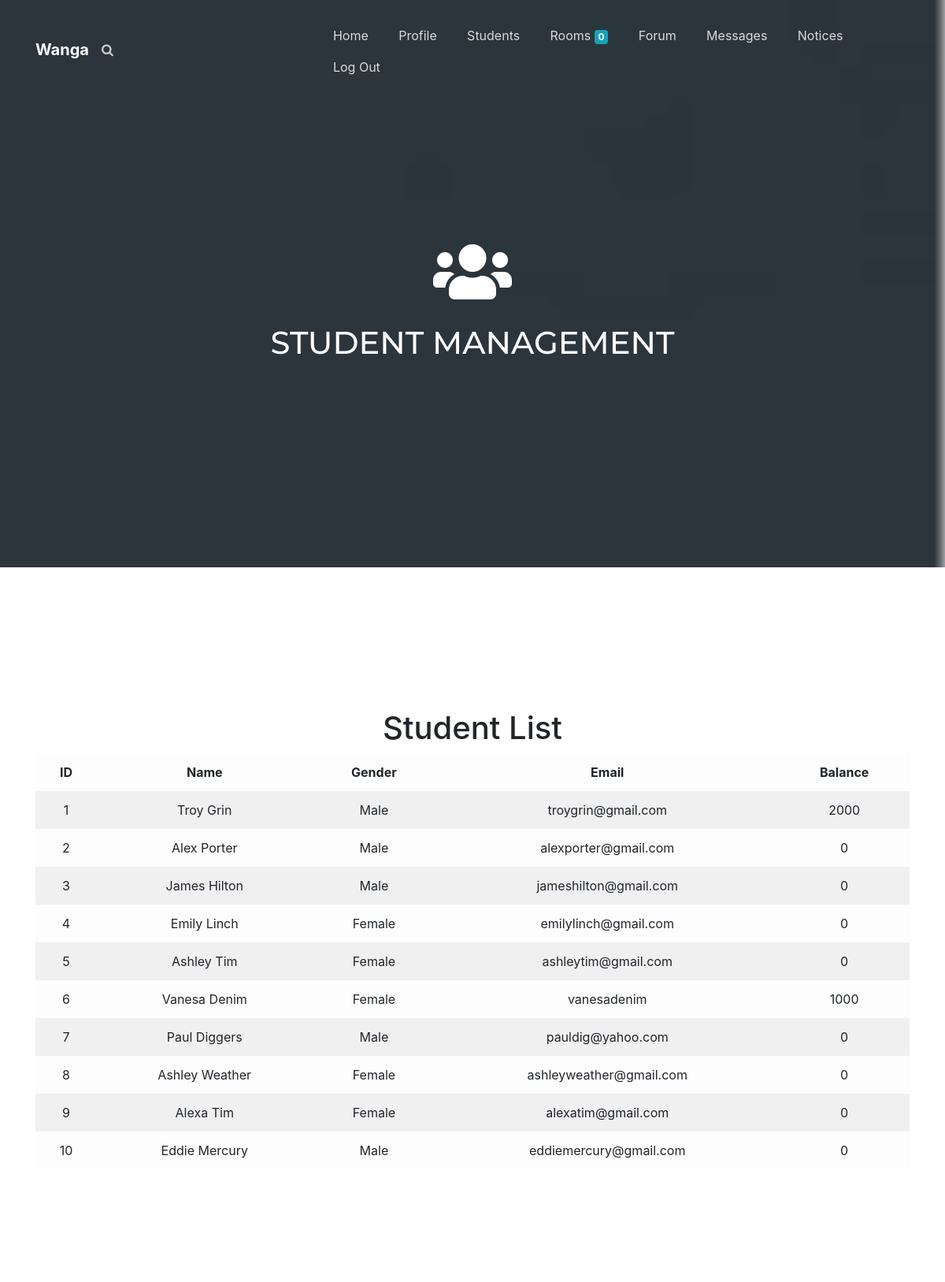
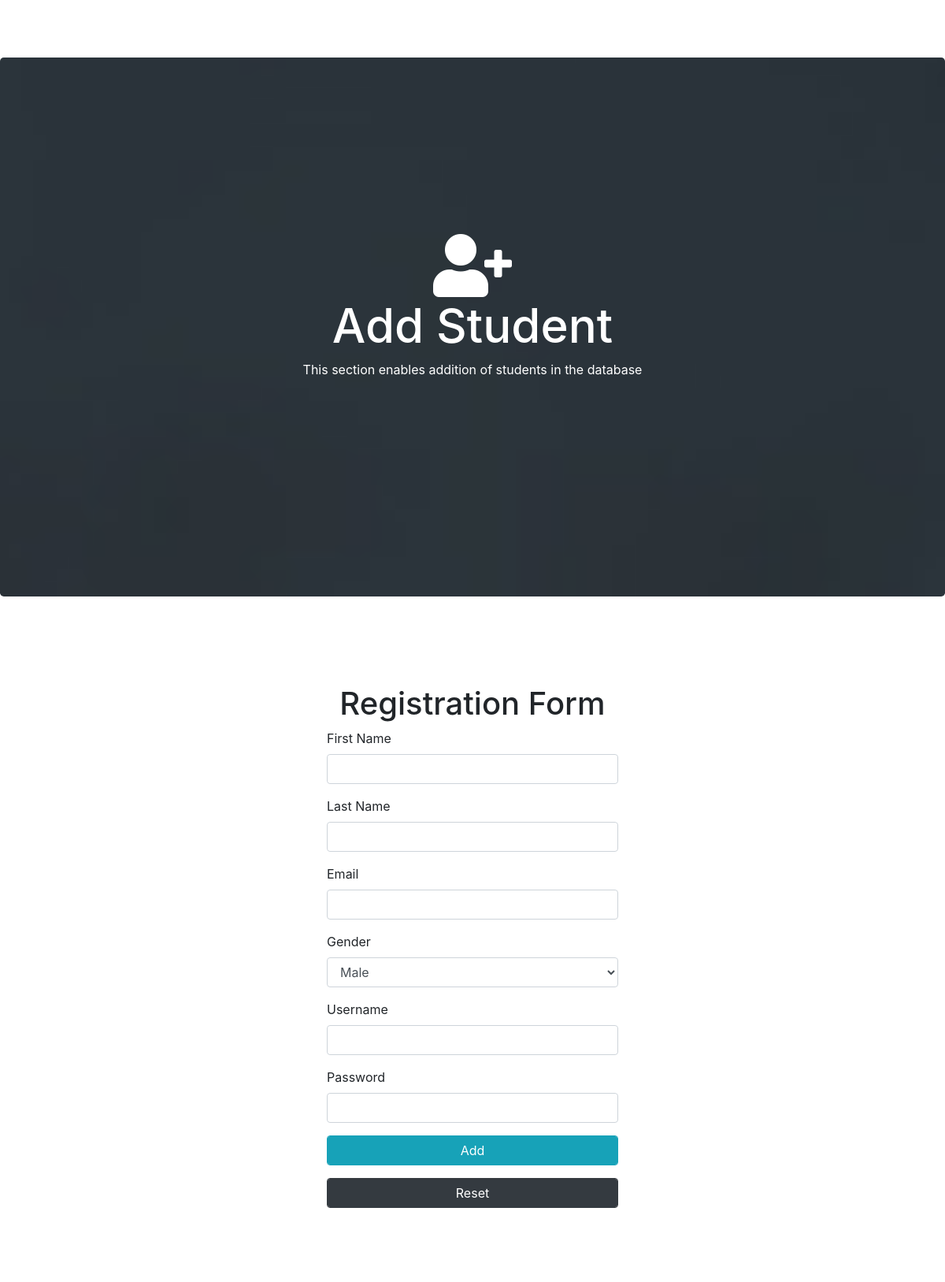
/students.php (signed in, upper part), run on the app's committed database (2 pictures, top to bottom).
### tables this page shows
CREATE TABLE `students` (
  `ID` int(4) NOT NULL,
  `FirstName` varchar(10) NOT NULL,
  `LastName` varchar(10) NOT NULL,
  `Email` varchar(30) NOT NULL,
  `Gender` enum('Male','Female') NOT NULL,
  `Username` varchar(16) DEFAULT NULL,
  `Password` varchar(12) NOT NULL,
  `Balance` int(7) DEFAULT NULL,
  `Joined` date NOT NULL,
  `LastEntry` datetime NOT NULL,
  `Imagedir` varchar(30) DEFAULT NULL,
  `Bio` text
);

### assets/php/admin/details.php (called while the page is built)
<?php
if(isset($_SESSION["ID"])) {
  $ID = $_SESSION["ID"];
  $query = "SELECT `Username` FROM `admin` WHERE `ID` = $ID";
  $result = $connection -> query($query);
  $row = $result -> fetch_assoc();
  $Name = $row['Username'];
}else {
  $_SESSION['error'] = "loginfirst";
  header ("Location: ../../login.php");
  exit();
}
?>

### assets/php/admin/badge.php (called while the page is built)
<?php
$query = "SELECT COUNT(ID) FROM `requests`";
$result = $connection -> query($query);
$row = $result -> fetch_assoc();
if($row){
    $badges = $row['COUNT(ID)'];
}
?>

### assets/php/admin/students.php (called while the page is built)
<?php
$queryStudents = "SELECT ID, FirstName, LastName, Gender, Email, Balance FROM students";
$resultStudents = $connection -> query($queryStudents);
?>

### students.php (the view, shortened to what this page needs)
<?php
include ('assets/php/connection.php');
include ('assets/php/admin/details.php');
include ('assets/php/admin/students.php');
include ('assets/php/admin/badge.php');
?>
<!DOCTYPE html>
<html>
<head>
    <link rel="stylesheet" href="assets/bootstrap/css/bootstrap.min.css">
    <link rel="stylesheet" href="assets/fonts/fontawesome-all.min.css">
    <link rel="stylesheet" href="assets/fonts/font-awesome.min.css">
    <link rel="stylesheet" href="assets/fonts/ionicons.min.css">
    <link rel="stylesheet" href="assets/fonts/fontawesome5-overrides.min.css">
    <link rel="stylesheet" href="assets/css/styles.min.css">
    <link rel="stylesheet" href="assets/css/profile.css">
</head>
<body>
    <div class="header-dark">
        <nav class="navbar navbar-dark navbar-expand-lg navigation-clean-search">
            <div class="container">
                <a class="navbar-brand" href="#profile"><?php echo $Name; ?></a>
                <div class="collapse navbar-collapse"
                    id="navcol-1">
                    <form class="form-inline mr-auto" method="POST" action="search.php">
                        <div class="form-group"><label for="search-field">
                            <i class="fa fa-search"></i></label>
                            <input class="form-control search-field" type="search" id="search-field" name="search">
                        </div>
                    </form>
                    <span class="navbar-text">
                        <ul class="nav navbar-nav">
                            <li class="nav-item" role="presentation"><a class="nav-link" href="main.php">Home</a></li>
                            <li class="nav-item" role="presentation"><a class="nav-link" href="adminprofile.php">Profile</a></li>
                            <li class="nav-item" role="presentation"><a class="nav-link" href="students.php">Students</a></li>
                            <li class="nav-item" role="presentation"><a class="nav-link" href="dorms.php">Rooms  <span class="badge badge-info"><?php echo $badges; ?></span></a></li>
                            <li class="nav-item" role="presentation"><a class="nav-link" href="converse.php">Forum</a></li>
                            <li class="nav-item" role="presentation"><a class="nav-link" href="message.php">Messages</a></li>
                            <li class="nav-item" role="presentation"><a class="nav-link" href="notices.php">Notices</a></li>
                            <li class="nav-item" role="presentation"><a class="nav-link" href="assets/php/logout.php">Log Out</a></li>
                        </ul>
                    </span>
                </div>
            </div>
        </nav>
        <div class="container text-center hero" style="padding-top: 160px;"><i class="fas fa-users text-white" style="font-size: 80px;"></i>
            <h1 class="text-uppercase">Student Management</h1>
        </div>
    </div>
    <section class="text-center" id="students" style="padding-top: 180px;padding-bottom: 200px;">
        <div class="container">
            <h1>Student List</h1>
            <div class="table-responsive table-borderless">
                <table class="table table-striped table-bordered table-hover table-light">
                    <thead>
                        <tr>
                            <th>ID</th>
                            <th>Name</th>
                            <th>Gender</th>
                            <th>Email</th>
                            <th>Balance</th>
                        </tr>
                    </thead>
                    <tbody>
                    <?php if(isset($resultStudents)) {
                    while($rowStudents = $resultStudents -> fetch_assoc()){
                    ?>
                        <tr>
                            <td><?php echo $rowStudents['ID']; ?></td>
                            <td><?php echo $rowStudents['FirstName'] ." ". $rowStudents['LastName'] ; ?></td>
                            <td><?php echo $rowStudents['Gender']; ?></td>
                            <td><?php echo $rowStudents['Email']; ?></td>
                            <td><?php echo $rowStudents['Balance']; ?></td>
                        </tr>
                    <?php
                        }
                    }
                    ?>
                    </tbody>
                </table>
            </div>
        </div>
    </section>
    <div class="jumbotron text-center" style="background-image: url(&quot;assets/img/admin.jpg&quot;);color: rgb(255,255,255);background-repeat: no-repeat;background-size: cover;background-position: top;background-attachment: fixed;padding-bottom: 260px;">
        <i class="fas fa-user-plus" style="font-size: 80px;padding-top: 160px;"></i>
        <h1 style="font-size: 60px;">Add Student</h1>
        <p>This section enables addition of students in the database</p>
    </div>
    <section id="addstudent" style="padding-top: 80px;padding-bottom: 80px;">
        <h1 class="text-center">Registration Form</h1>
        <form class="form-horizontal" method="post" action="assets/php/admin/addstudent.php">
            <div class="form-group col-md-4 offset-md-4">
                <label>First Name</label>
                <input class="form-control" type="text" name="FirstName" required="">
            </div>
            <div class="form-group col-md-4 offset-md-4">
                <label>Last Name</label>
                <input class="form-control" type="text" name="LastName" required="">
            </div>
            <div class="form-group col-md-4 offset-md-4">
                <label>Email</label>
                <input class="form-control" type="text" name="Email" required="">
            </div>
            <div class="form-group col-md-4 offset-md-4">
                <label>Gender</label>
                <select class="form-control" name="Gender">
                    <optgroup label="Gender">
                        <option value="Male" selected="">Male</option>
                    </optgroup>
                </select>
            </div>
            <div class="form-group col-md-4 offset-md-4">
                <label>Username</label>
                <input class="form-control" type="text" name="Username" required="">
            </div>
            <div class="form-group col-md-4 offset-md-4">
                <label>Password</label>
                <input class="form-control" type="password" name="Password" required="">
            </div>
            <div class="form-group col-md-4 offset-md-4">
                <button class="btn btn-info form-control" type="submit" name="add">Add</button>
            </div>
            <div class="form-group col-md-4 offset-md-4">
                <button class="btn btn-dark form-control" type="reset">Reset</button>
            </div>
        </form>
    </section>
</body>
</html>

### data on the page
students: ID "1", FirstName "Troy", LastName "Grin", Gender "Male", Email "troygrin@gmail.com", Balance "2000"
students: ID "2", FirstName "Alex", LastName "Porter", Gender "Male", Email "alexporter@gmail.com", Balance "0"
students: ID "3", FirstName "James", LastName "Hilton", Gender "Male", Email "jameshilton@gmail.com", Balance "0"
students: ID "4", FirstName "Emily", LastName "Linch", Gender "Female", Email "emilylinch@gmail.com", Balance "0"
students: ID "5", FirstName "Ashley", LastName "Tim", Gender "Female", Email "ashleytim@gmail.com", Balance "0"
students: ID "6", FirstName "Vanesa", LastName "Denim", Gender "Female", Email "vanesadenim", Balance "1000"
students: ID "7", FirstName "Paul", LastName "Diggers", Gender "Male", Email "pauldig@yahoo.com", Balance "0"
students: ID "8", FirstName "Ashley", LastName "Weather", Gender "Female", Email "ashleyweather@gmail.com", Balance "0"
students: ID "9", FirstName "Alexa", LastName "Tim", Gender "Female", Email "alexatim@gmail.com", Balance "0"
students: ID "10", FirstName "Eddie", LastName "Mercury", Gender "Male", Email "eddiemercury@gmail.com", Balance "0"

### other printed values
$Name "Wanga"
$badges "0"
